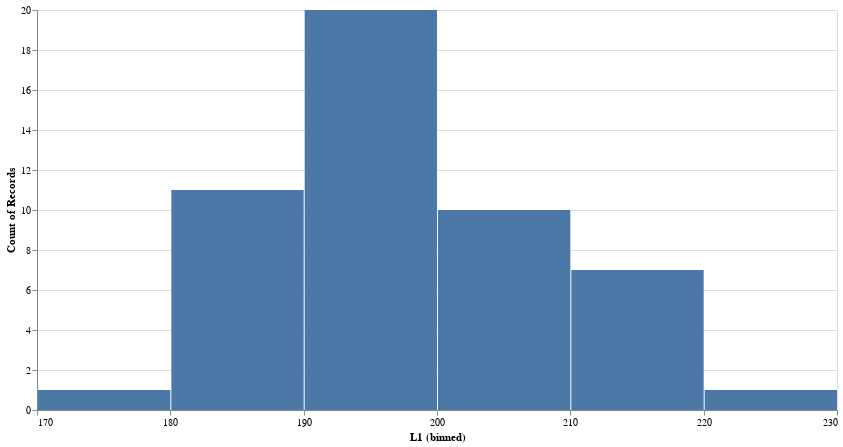

This figure's notebook cell:
### Code cell
print(f"Shapiro-Wilk normality test p-val={stats.shapiro(errors_hists['L1']).pvalue}")
#errors_hists.plot.hist('L1', bins=10)

# Altair histogram
alt.Chart(errors_hists).mark_bar().encode(
    x=alt.X("L1:Q", bin=alt.Bin(maxbins=10)),  # Bin the L1 values
    y="count()"
).properties(
    width=800,  # Increase chart width
    height=400  # Adjust height if needed
).interactive()

### Figure 1 — Vega-Lite specification as saved in the notebook (floating-point values rounded to 4 significant figures)
{"config": {"view": {"continuousWidth": 300, "continuousHeight": 300}}, "data": {"name": "data-648546513740a48d8e80b1076618eba1"}, "mark": {"type": "bar"}, "encoding": {"x": {"bin": {"maxbins": 10}, "field": "L1", "type": "quantitative"}, "y": {"aggregate": "count", "type": "quantitative"}}, "height": 400, "params": [{"name": "param_12", "select": {"type": "interval", "encodings": ["x", "y"]}, "bind": "scales"}], "width": 800, "$schema": "https://vega.github.io/schema/vega-lite/v5.20.1.json", "datasets": {"data-648546513740a48d8e80b1076618eba1": [{"baseline": 8, "L1": 188, "L2": 225, "L-inf": 536}, {"baseline": 5, "L1": 198, "L2": 238, "L-inf": 557}, {"baseline": 7, "L1": 190, "L2": 232, "L-inf": 526}, {"baseline": 8, "L1": 200, "L2": 247, "L-inf": 550}, {"baseline": 7, "L1": 215, "L2": 255, "L-inf": 563}, {"baseline": 11, "L1": 198, "L2": 250, "L-inf": 553}, {"baseline": 7, "L1": 181, "L2": 220, "L-inf": 547}, {"baseline": 6, "L1": 211, "L2": 252, "L-inf": 597}, {"baseline": 7, "L1": 206, "L2": 246, "L-inf": 579}, {"baseline": 5, "L1": 181, "L2": 223, "L-inf": 519}, {"baseline": 8, "L1": 186, "L2": 226, "L-inf": 561}, {"baseline": 8, "L1": 200, "L2": 240, "L-inf": 514}, {"baseline": 4, "L1": 191, "L2": 230, "L-inf": 549}, {"baseline": 5, "L1": 182, "L2": 219, "L-inf": 558}, {"baseline": 4, "L1": 194, "L2": 240, "L-inf": 551}, {"baseline": 5, "L1": 197, "L2": 247, "L-inf": 565}, {"baseline": 4, "L1": 203, "L2": 247, "L-inf": 548}, {"baseline": 8, "L1": 182, "L2": 235, "L-inf": 548}, {"baseline": 10, "L1": 200, "L2": 248, "L-inf": 569}, {"baseline": 8, "L1": 198, "L2": 226, "L-inf": 547}, {"baseline": 6, "L1": 211, "L2": 254, "L-inf": 581}, {"baseline": 5, "L1": 212, "L2": 261, "L-inf": 568}, {"baseline": 12, "L1": 214, "L2": 235, "L-inf": 553}, {"baseline": 7, "L1": 182, "L2": 224, "L-inf": 527}, {"baseline": 12, "L1": 200, "L2": 234, "L-inf": 540}, {"baseline": 8, "L1": 202, "L2": 229, "L-inf": 535}, {"baseline": 5, "L1": 202, "L2": 242, "L-inf": 563}, {"baseline": 7, "L1": 170, "L2": 228, "L-inf": 548}, {"baseline": 7, "L1": 199, "L2": 238, "L-inf": 562}, {"baseline": 6, "L1": 213, "L2": 250, "L-inf": 574}, {"baseline": 4, "L1": 186, "L2": 226, "L-inf": 552}, {"baseline": 6, "L1": 212, "L2": 256, "L-inf": 591}, {"baseline": 7, "L1": 192, "L2": 222, "L-inf": 543}, {"baseline": 7, "L1": 193, "L2": 238, "L-inf": 573}, {"baseline": 10, "L1": 197, "L2": 233, "L-inf": 554}, {"baseline": 9, "L1": 194, "L2": 239, "L-inf": 565}, {"baseline": 4, "L1": 224, "L2": 256, "L-inf": 559}, {"baseline": 4, "L1": 191, "L2": 239, "L-inf": 551}, {"baseline": 6, "L1": 199, "L2": 237, "L-inf": 517}, {"baseline": 8, "L1": 185, "L2": 223, "L-inf": 557}, {"baseline": 10, "L1": 194, "L2": 243, "L-inf": 558}, {"baseline": 7, "L1": 199, "L2": 224, "L-inf": 531}, {"baseline": 12, "L1": 203, "L2": 239, "L-inf": 583}, {"baseline": 7, "L1": 194, "L2": 240, "L-inf": 536}, {"baseline": 10, "L1": 189, "L2": 236, "L-inf": 528}, {"baseline": 15, "L1": 192, "L2": 216, "L-inf": 556}, {"baseline": 13, "L1": 192, "L2": 244, "L-inf": 526}, {"baseline": 10, "L1": 182, "L2": 236, "L-inf": 550}, {"baseline": 8, "L1": 197, "L2": 251, "L-inf": 558}, {"baseline": 9, "L1": 204, "L2": 245, "L-inf": 530}]}}
